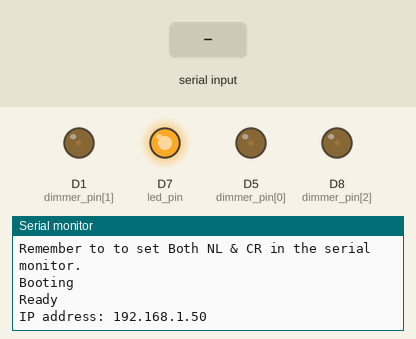
Recording of a sketch running on a simulated ESP8266 (NodeMCU). Shown: output pins drawn as LEDs (lit = HIGH), the last lines printed to the serial monitor. The test bench sets the inputs (shaded band). WiFi joins after 1.5 s; servers stay silent unless stated.

Above: at 2.7 s.
2.8 s: "myesp8266\n" received over the second serial link
At 3.1 s:
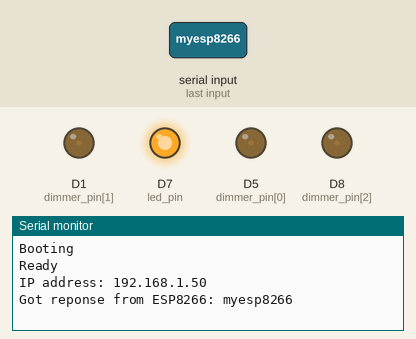
4.3 s: "1\n" received over the second serial link
At 5.8 s:
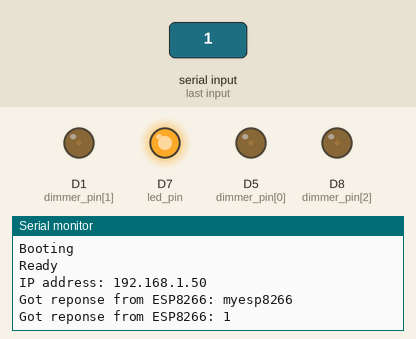

The sketch:

sender.ino
```cpp
#include <ESP8266WiFi.h>
#include <ESP8266mDNS.h>
#include <WiFiUdp.h>
#include <SoftwareSerial.h>
#include "./ArduinoOTA.h"

const char* ssid = "ACCESSPOINT";
const char* password = "PASSWORD_AP";
const byte rxPin = 2; // Wire this to Tx Pin of ESP8266
const byte txPin = 3; // Wire this to Rx Pin of ESP8266
int led_pin = 13;
int dimmer_pin[] = {14, 5, 15};


#define D0 16
#define D1 5 // I2C Bus SCL (clock)
#define D2 4 // I2C Bus SDA (data)
#define D3 0
#define D4 2 // Same as "LED_BUILTIN", but inverted logic
#define D5 14 // SPI Bus SCK (clock)
#define D6 12 // SPI Bus MISO
#define D7 13 // SPI Bus MOSI
#define D8 15 // SPI Bus SS (CS)
#define D9 3 // RX0 (Serial console)
#define D10 1 // TX0 (Serial console)
#define N_DIMMERS 3


// We'll use a software serial interface to connect to ESP8266
SoftwareSerial ESPserial (D2, D3);

void setup() {
  //Serial.begin(115200);

  Serial.begin(9600);     // communication with the host computer
  //while (!Serial)   { ; }
  // Start the software serial for communication with the ESP8266-client
  ESPserial.begin(9600);
  Serial.println("Remember to to set Both NL & CR in the serial monitor.");

  Serial.println("Booting");
  WiFi.mode(WIFI_STA);
  WiFi.begin(ssid, password);
  while (WiFi.waitForConnectResult() != WL_CONNECTED) {
    Serial.println("Connection Failed! Rebooting...");
    delay(5000);
    ESP.restart();
  }

  // Port defaults to 8266
  // ArduinoOTA.setPort(8266);

  // Hostname defaults to esp8266-[ChipID]
  // ArduinoOTA.setHostname("myesp8266");

  // No authentication by default
  // ArduinoOTA.setPassword("admin");

  // Password can be set with it's md5 value as well
  // MD5(admin) = 21232f297a57a5a743894a0e4a801fc3
  // ArduinoOTA.setPasswordHash("21232f297a57a5a743894a0e4a801fc3");

  /* switch off led */
  digitalWrite(led_pin, HIGH);

  /* configure dimmers, and OTA server events */
  analogWriteRange(1000);
  analogWrite(led_pin,990);

  for (int i=0; i<N_DIMMERS; i++)
  {
    pinMode(dimmer_pin[i], OUTPUT);
    analogWrite(dimmer_pin[i],50);
  }
  ArduinoOTA.onStart([]() {
                          String type;
                          if (ArduinoOTA.getCommand() == U_FLASH)
                            type = "sketch";
                          else // U_SPIFFS
                            type = "filesystem";

                          // NOTE: if updating SPIFFS this would be the place to unmount SPIFFS using SPIFFS.end()
                          Serial.println("Start updating " + type);
                          for(int i=0; i<N_DIMMERS;i++)
                          {
                            analogWrite(dimmer_pin[i], 0);
                            analogWrite(led_pin,0);
                          }
  });
  ArduinoOTA.onEnd([]() {
                          for (int i=0;i<30;i++)
                          {
                            analogWrite(led_pin,(i*100) % 1001);
                            delay(50);
                          }
                          Serial.println("\nEnd");
  });
  ArduinoOTA.onProgress([](unsigned int progress, unsigned int total) {
    Serial.printf("Progress: %u%%\r", (progress / (total / 100)));
  });
  ArduinoOTA.onError([](ota_error_t error) {
    Serial.printf("Error[%u]: ", error);
    if (error == OTA_AUTH_ERROR) Serial.println("Auth Failed");
    else if (error == OTA_BEGIN_ERROR) Serial.println("Begin Failed");
    else if (error == OTA_CONNECT_ERROR) Serial.println("Connect Failed");
    else if (error == OTA_RECEIVE_ERROR) Serial.println("Receive Failed");
    else if (error == OTA_END_ERROR) Serial.println("End Failed");
  });
  ArduinoOTA.begin();

  Serial.println("Ready");
  Serial.print("IP address: ");
  Serial.println(WiFi.localIP());
}

void loop() {
  ArduinoOTA.handle();
  delay(30);
  while (ESPserial.available()){
        String inData = ESPserial.readStringUntil('\n');
        Serial.println("Got reponse from ESP8266: " + inData);
  }
}
```

Measured:
- after the input at 2.8 s, the serial monitor: prints a new line at once (image 1)
- after the input at 4.3 s, the serial monitor: prints a new line at once (image 2)
